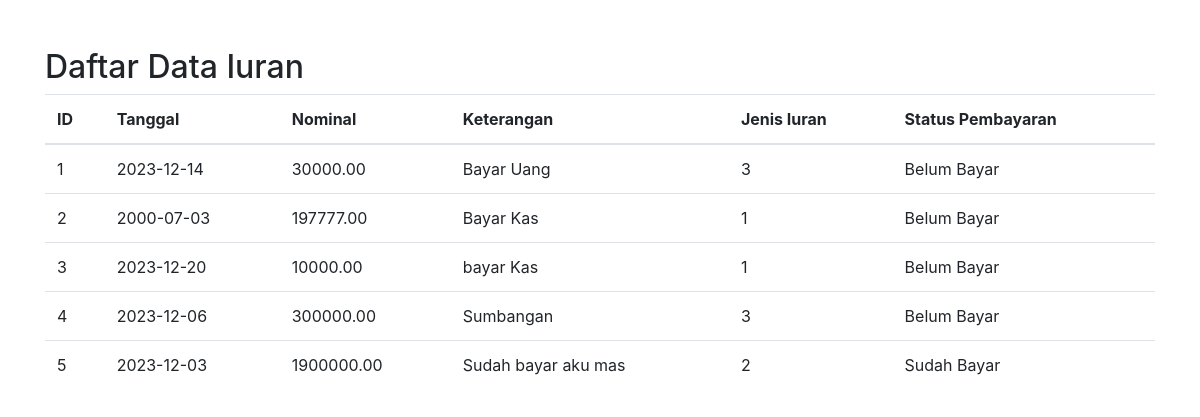
The app's page /scripts/tampil_iuran.php with its own data.
### tables this page shows
CREATE TABLE `iuran` (
  `id` int(11) NOT NULL,
  `tanggal` date DEFAULT NULL,
  `nominal` decimal(10,2) DEFAULT NULL,
  `keterangan` tinytext DEFAULT NULL,
  `jenis_iuran` tinyint(1) DEFAULT NULL,
  `status_pembayaran` tinyint(1) NOT NULL DEFAULT 0
);

### scripts/tampil_iuran.php (the view, shortened to what this page needs)
<!DOCTYPE html>
<html lang="en">
<head>
    <link rel="stylesheet" href="https://maxcdn.bootstrapcdn.com/bootstrap/4.0.0/css/bootstrap.min.css">
</head>
<body>
<div class="container mt-5">
    <h2>Daftar Data Iuran</h2>
    <?php
    $servername = "localhost";
    $username = "root";
    $password = "";
    $dbname = "db_kas_rt";
    $conn = new mysqli($servername, $username, $password, $dbname);
    $sql = "SELECT * FROM iuran";
    $result = $conn->query($sql);
    if ($result->num_rows > 0) {
        echo "<table class='table'>";
        echo "<thead>";
        echo "<tr>";
        echo "<th>ID</th>";
        echo "<th>Tanggal</th>";
        echo "<th>Nominal</th>";
        echo "<th>Keterangan</th>";
        echo "<th>Jenis Iuran</th>";
        echo "<th>Status Pembayaran</th>";
        echo "</tr>";
        echo "</thead>";
        echo "<tbody>";
        while ($row = $result->fetch_assoc()) {
            echo "<tr>";
            echo "<td>" . $row["id"] . "</td>";
            echo "<td>" . $row["tanggal"] . "</td>";
            echo "<td>" . $row["nominal"] . "</td>";
            echo "<td>" . $row["keterangan"] . "</td>";
            echo "<td>" . $row["jenis_iuran"] . "</td>";
            echo "<td>" . ($row["status_pembayaran"] == 1 ? 'Sudah Bayar' : 'Belum Bayar') . "</td>";
            echo "</tr>";
        }
        echo "</tbody>";
        echo "</table>";
    } else {
        echo "<div class='alert alert-info mt-3' role='alert'>Tidak ada data yang ditemukan.</div>";
    }
    ?>
</div>
</body>
</html>

### records on screen
iuran: id "1", tanggal "2023-12-14", nominal "30000.00", keterangan "Bayar Uang", jenis_iuran "3", status_pembayaran "Belum Bayar"
iuran: id "2", tanggal "2000-07-03", nominal "197777.00", keterangan "Bayar Kas", jenis_iuran "1", status_pembayaran "Belum Bayar"
iuran: id "3", tanggal "2023-12-20", nominal "10000.00", keterangan "bayar Kas", jenis_iuran "1", status_pembayaran "Belum Bayar"
iuran: id "4", tanggal "2023-12-06", nominal "300000.00", keterangan "Sumbangan", jenis_iuran "3", status_pembayaran "Belum Bayar"
iuran: id "5", tanggal "2023-12-03", nominal "1900000.00", keterangan "Sudah bayar aku mas", jenis_iuran "2", status_pembayaran "Sudah Bayar"
